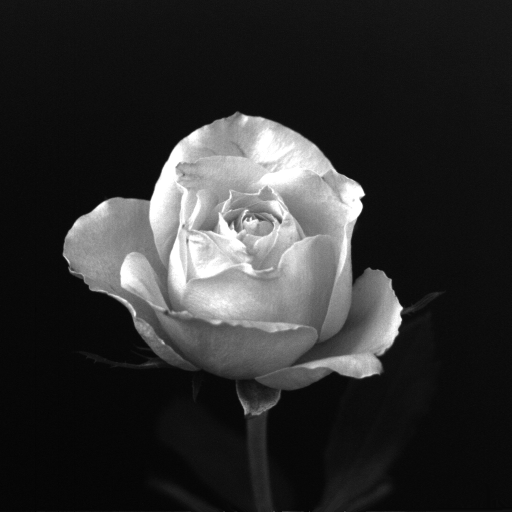
#> input picture Images/rose.tif, 1024 x 1024 px (shown at 1/2 size)
$ python main.py
#> lines starting #> are read from the running program, lines starting #| are printed output that depends on the picture
import numpy as np
import cv2

image = cv2.imread("../Images/rose.tif")
#> image is the input picture: shape (1024, 1024, 3); min 0, max 255, mean 46.8

# Nearest interpolation ашиглан 4 дахин томруулах хэсэг
scale_factor = 4
height, width, channels = image.shape
#> height = 1024; width = 1024; channels = 3

new_width = width * scale_factor
#> new_width = 4096
new_height = height * scale_factor
#> new_height = 4096

upscaled_image = np.zeros((new_height, new_width, channels), dtype=np.uint8)

for y in range(new_height):
    for x in range(new_width):
        # Хамгийн ойр утгатай кординатыг олох
        src_x = int(x / scale_factor)
        src_y = int(y / scale_factor)
        upscaled_image[y, x] = image[src_y, src_x]

# OpenCV2 - ын resize функцыг ашиглан томруулах хэсэг
dim = (new_width, new_height)
#> dim = (4096, 4096)

function_linear = cv2.resize(image, dim, interpolation=cv2.INTER_LINEAR)
function_nearest = cv2.resize(image, dim, interpolation=cv2.INTER_NEAREST)

# Задгайгаар бичсэн зурагнаас хэр ялгаатай байгаа эсэхийг харах
sub_linear = function_linear - upscaled_image
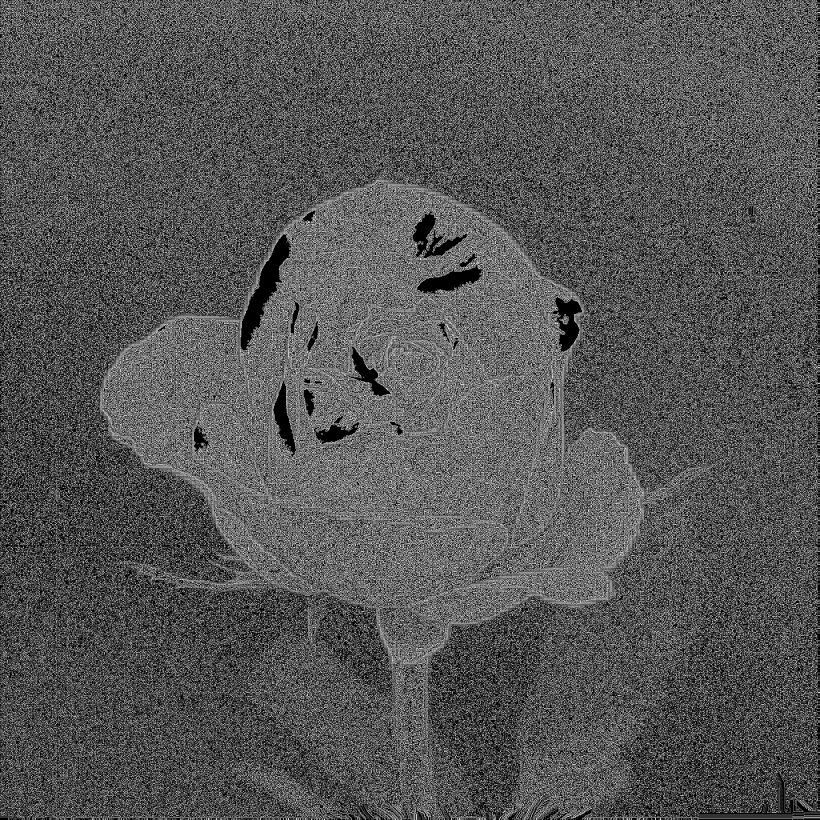
#> sub_linear: shape (4096, 4096, 3) (shown at 1/5 size); min 0, max 255, mean 86.1
sub_nearest = function_nearest - upscaled_image
#> sub_nearest: shape (4096, 4096, 3); every value is 0

# Томруулсан зургаа буцааж жижигсгээд алдааг нь харах хэсэг
function_linear_error = image - cv2.resize(function_linear, (height, width), interpolation=cv2.INTER_LINEAR)
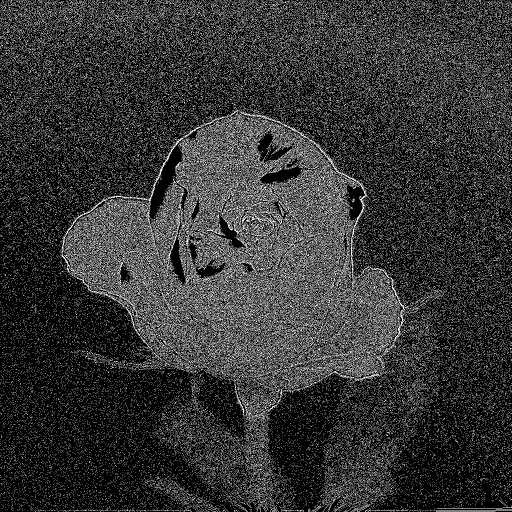
#> function_linear_error: shape (1024, 1024, 3) (shown at 1/2 size); min 0, max 255, mean 52.3
function_nearest_error = image - cv2.resize(function_nearest, (height, width), interpolation=cv2.INTER_NEAREST)
#> function_nearest_error: shape (1024, 1024, 3); every value is 0

result = cv2.hconcat([function_linear, function_nearest, sub_linear, sub_nearest])
error_result = cv2.hconcat([function_linear_error, function_nearest_error])
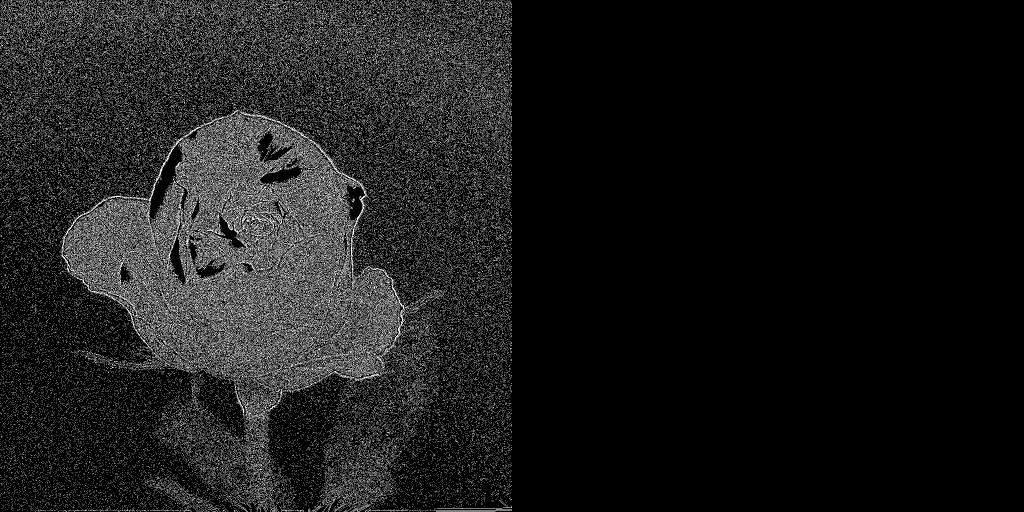
#> error_result: shape (1024, 2048, 3) (shown at 1/2 size); min 0, max 255, mean 26.1

# Зурагнуудаа хадгалах
cv2.imwrite("upscaled.png", upscaled_image)
cv2.imwrite("result.png",result)
cv2.imwrite("error_result.png", error_result)
